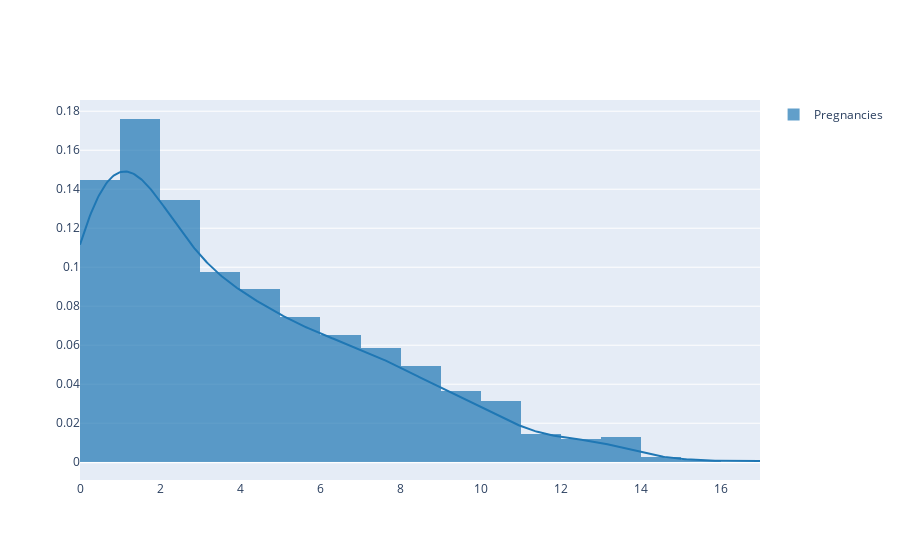
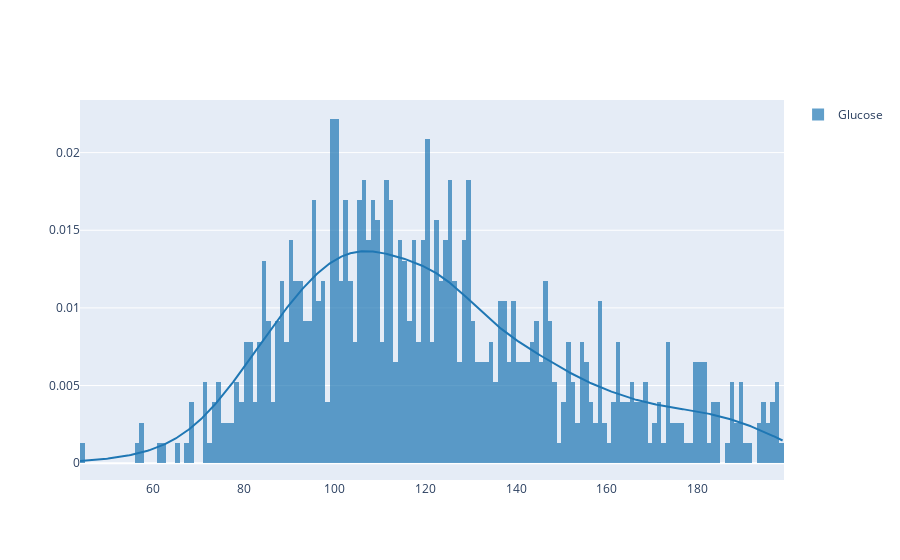
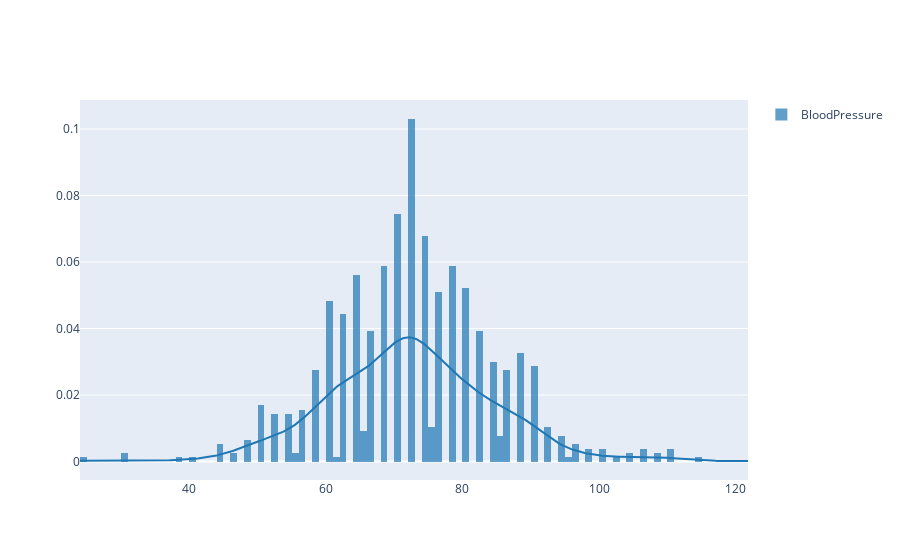
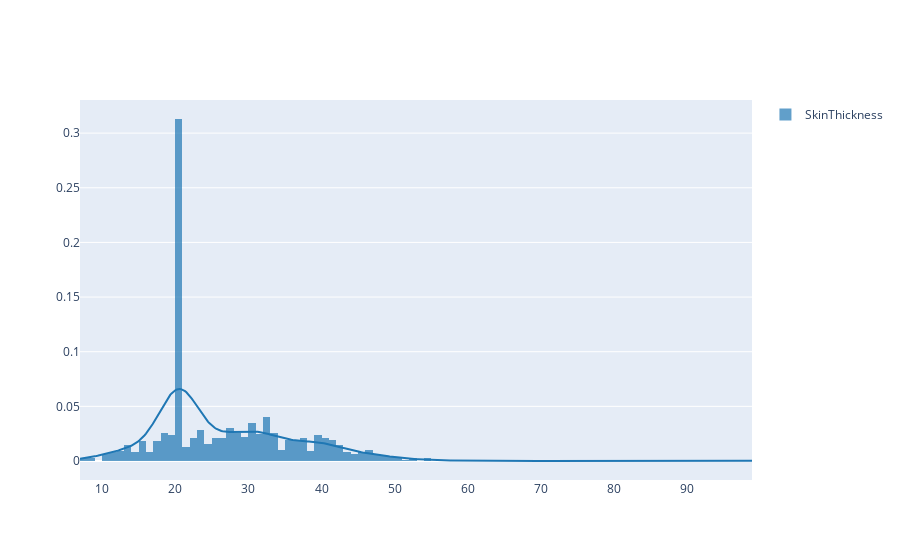

Notebook source saved alongside these figures, in order:
### Code cell
for i in data.columns:
    fig = ff.create_distplot([data[i]], group_labels= [str(i)], show_rug= False)
    fig.show()

### Figure 1 — Plotly figure (JSON) as saved in the notebook; plotly's stock layout.template omitted (floating-point values rounded to 4 significant figures; data arrays with more than 128 entries replaced by an {"elided": "..."} marker saying what was removed)
{"data": [{"autobinx": false, "histnorm": "probability density", "legendgroup": "Pregnancies", "marker": {"color": "rgb(31, 119, 180)"}, "name": "Pregnancies", "opacity": 0.7, "type": "histogram", "x": {"elided": "768 int values"}, "xaxis": "x", "xbins": {"end": 17, "size": 1, "start": 0}, "yaxis": "y"}, {"legendgroup": "Pregnancies", "marker": {"color": "rgb(31, 119, 180)"}, "mode": "lines", "name": "Pregnancies", "showlegend": false, "type": "scatter", "x": {"elided": "500 float values"}, "xaxis": "x", "y": {"elided": "500 float values"}, "yaxis": "y"}], "layout": {"barmode": "overlay", "hovermode": "closest", "legend": {"traceorder": "reversed"}, "xaxis": {"anchor": "y2", "domain": [0, 1], "zeroline": false}, "yaxis": {"anchor": "free", "domain": [0, 1], "position": 0}}}

### Figure 2 — Plotly figure (JSON) as saved in the notebook; plotly's stock layout.template omitted (floating-point values rounded to 4 significant figures; data arrays with more than 128 entries replaced by an {"elided": "..."} marker saying what was removed)
{"data": [{"autobinx": false, "histnorm": "probability density", "legendgroup": "Glucose", "marker": {"color": "rgb(31, 119, 180)"}, "name": "Glucose", "opacity": 0.7, "type": "histogram", "x": {"elided": "768 float values"}, "xaxis": "x", "xbins": {"end": 199, "size": 1, "start": 44}, "yaxis": "y"}, {"legendgroup": "Glucose", "marker": {"color": "rgb(31, 119, 180)"}, "mode": "lines", "name": "Glucose", "showlegend": false, "type": "scatter", "x": {"elided": "500 float values"}, "xaxis": "x", "y": {"elided": "500 float values"}, "yaxis": "y"}], "layout": {"barmode": "overlay", "hovermode": "closest", "legend": {"traceorder": "reversed"}, "xaxis": {"anchor": "y2", "domain": [0, 1], "zeroline": false}, "yaxis": {"anchor": "free", "domain": [0, 1], "position": 0}}}

### Figure 3 — Plotly figure (JSON) as saved in the notebook; plotly's stock layout.template omitted (floating-point values rounded to 4 significant figures; data arrays with more than 128 entries replaced by an {"elided": "..."} marker saying what was removed)
{"data": [{"autobinx": false, "histnorm": "probability density", "legendgroup": "BloodPressure", "marker": {"color": "rgb(31, 119, 180)"}, "name": "BloodPressure", "opacity": 0.7, "type": "histogram", "x": {"elided": "768 int values"}, "xaxis": "x", "xbins": {"end": 122, "size": 1, "start": 24}, "yaxis": "y"}, {"legendgroup": "BloodPressure", "marker": {"color": "rgb(31, 119, 180)"}, "mode": "lines", "name": "BloodPressure", "showlegend": false, "type": "scatter", "x": {"elided": "500 float values"}, "xaxis": "x", "y": {"elided": "500 float values"}, "yaxis": "y"}], "layout": {"barmode": "overlay", "hovermode": "closest", "legend": {"traceorder": "reversed"}, "xaxis": {"anchor": "y2", "domain": [0, 1], "zeroline": false}, "yaxis": {"anchor": "free", "domain": [0, 1], "position": 0}}}

### Figure 4 — Plotly figure (JSON) as saved in the notebook; plotly's stock layout.template omitted (floating-point values rounded to 4 significant figures; data arrays with more than 128 entries replaced by an {"elided": "..."} marker saying what was removed)
{"data": [{"autobinx": false, "histnorm": "probability density", "legendgroup": "SkinThickness", "marker": {"color": "rgb(31, 119, 180)"}, "name": "SkinThickness", "opacity": 0.7, "type": "histogram", "x": {"elided": "768 float values"}, "xaxis": "x", "xbins": {"end": 99, "size": 1, "start": 7}, "yaxis": "y"}, {"legendgroup": "SkinThickness", "marker": {"color": "rgb(31, 119, 180)"}, "mode": "lines", "name": "SkinThickness", "showlegend": false, "type": "scatter", "x": {"elided": "500 float values"}, "xaxis": "x", "y": {"elided": "500 float values"}, "yaxis": "y"}], "layout": {"barmode": "overlay", "hovermode": "closest", "legend": {"traceorder": "reversed"}, "xaxis": {"anchor": "y2", "domain": [0, 1], "zeroline": false}, "yaxis": {"anchor": "free", "domain": [0, 1], "position": 0}}}
